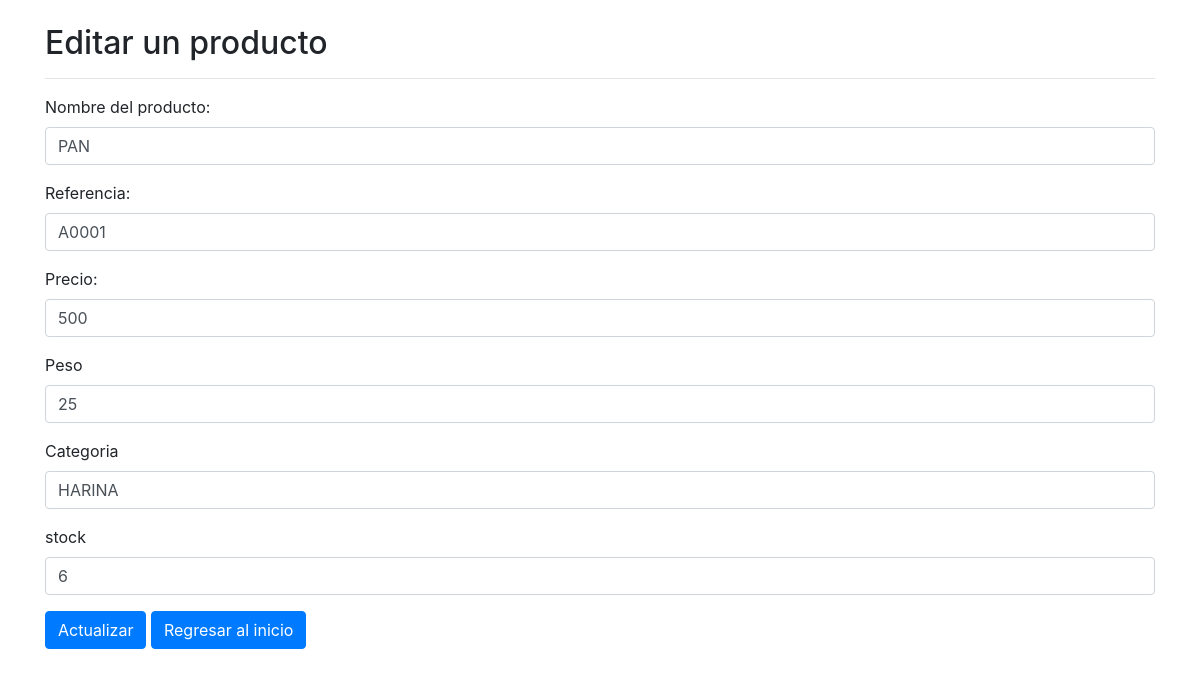
/editar.php?id=21, run on the app's committed database.
### tables this page shows
CREATE TABLE `productos` (
  `prd_id` int(11) NOT NULL,
  `prd_nombre` varchar(100) NOT NULL,
  `prd_referencia` varchar(50) NOT NULL,
  `prd_precio` int(11) NOT NULL,
  `prd_peso` int(11) NOT NULL,
  `prd_categoria` varchar(100) NOT NULL,
  `prd_stock` int(11) NOT NULL,
  `prd_creado` date NOT NULL
);

### php/producto.php (called while the page is built, shortened)
<?php
    class _productos {
        function getEditarProductos($id) {
            $db = new DB();
            $connect = $db->connect();
            $productos = [];
            $sql = "SELECT * FROM productos WHERE prd_id = :prd_id";
            $query = $connect -> prepare($sql);
            $query -> execute([
            'prd_id' => $id
            ]);
            $results = $query -> fetchAll(PDO::FETCH_OBJ);
            if($query -> rowCount() > 0)   {
                foreach($results as $result) {
                    array_push($productos, $result);
               }
            }
            return $productos;
        }
	}
 ?>

### editar.php (the view, shortened to what this page needs)
<?php
    require_once 'php/producto.php';
    $productos = new _productos();
    $get_productos = $productos->getEditarProductos($_GET['id']);
  ?>
 <?php include "templates/header.php"; ?>
<?php
if ($get_productos>0) {
    foreach ($get_productos as $fila) {
  ?>
  <div class="container">
  <div class="row">
    <div class="col-md-12">
      <h2 class="mt-4">Editar un producto</h2>
      <hr>
      <form action="editar.php?id=<?=$_GET['id']?>" method="post">
        <div class="form-group">
          <label for="nombre">Nombre del producto:</label>
          <input type="text" name="nombre" id="nombre" class="form-control" value="<?= $fila->prd_nombre; ?>"  required>
        </div>
        <div class="form-group">
          <label for="referencia">Referencia:</label>
          <input type="text" name="referencia" id="referencia" class="form-control" value="<?= $fila->prd_referencia; ?>"  required>
        </div>
        <div class="form-group">
          <label for="precio">Precio:</label>
          <input type="number" name="precio" id="precio" class="form-control" value="<?= $fila->prd_precio; ?>"  required>
        </div>
        <div class="form-group">
          <label for="peso">Peso</label>
          <input type="number" name="peso" id="peso" class="form-control" value="<?= $fila->prd_peso; ?>"  required>
        </div>
        <div class="form-group">
          <label for="categoria">Categoria</label>
          <input type="text" name="categoria" id="categoria" class="form-control" value="<?= $fila->prd_categoria; ?>"  required>
        </div>
        <div class="form-group">
          <label for="stock">stock</label>
          <input type="number" name="stock" id="stock" class="form-control" value="<?= $fila->prd_stock; ?>"  required>
        </div>
        <div class="form-group">
          <input type="submit" class="btn btn-primary" value="Actualizar">
          <a class="btn btn-primary" href="index.php">Regresar al inicio</a>
        </div>
      </form>
    </div>
  </div>
</div>
  <?php
   }
}
?>
<?php require "templates/footer.php"; ?>

### data on the page
productos: nombre "PAN", referencia "A0001", precio "500", peso "25", categoria "HARINA", stock "6"
